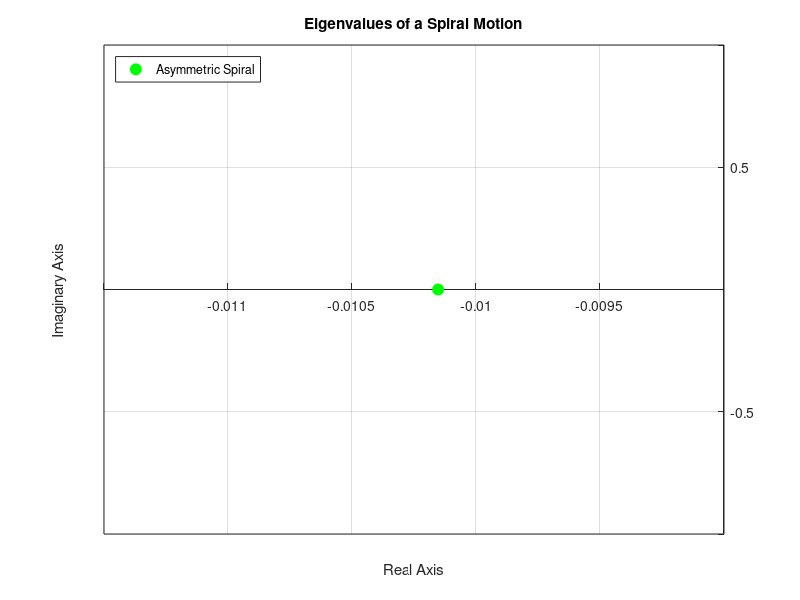
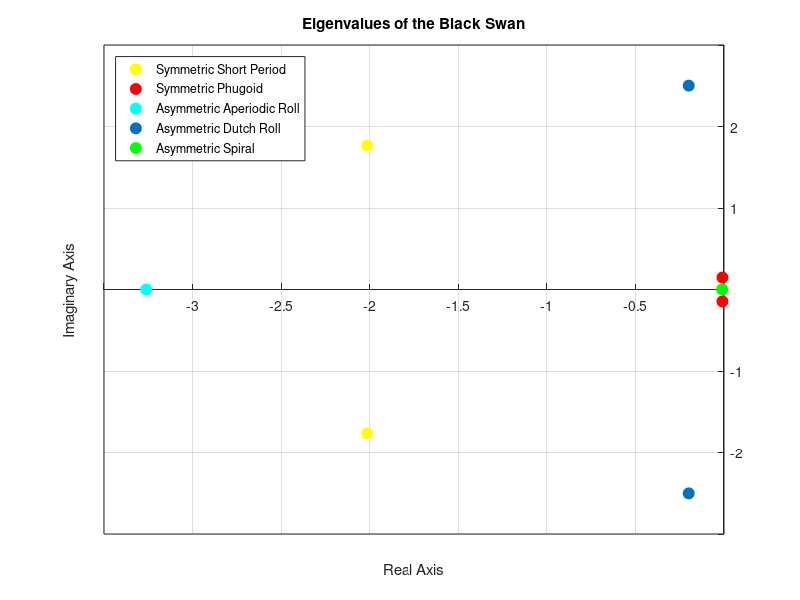

Recreate these plots in MATLAB, in order.
clc; clear all; % this is actually version 1
close all

%Sources used:
%Lectures Flight Dynamic// AE3212-I
%Airplane Design 1985, J.Roskam
%Flight Dynamics 2013, J.A. Mulder / W.H.J.J. van Staveren / J.C. van der Vaart / E. de Weerdt /
%C.C. de Visser / A.C. in �t Veld / E. Mooij

%%Inputs
%CRUISE CONDITIONS FOR ALL MANEUVERS 

% Ix = 55229.17/1.3; %Moment of inertia around x-axis [kg*m^2] ????
% Iy = Ix/2.; %Moment of inertia around y-axis [kg*m^2] ???? 4909
% Iz = 58139.42/1.3; %Moment of inertia around z-axis [kg*m^2] ????
% Ixz = 627.60; %Moment of inertia around xz-plane [kg*m^2] ????


Ix = 3111.17; %Moment of inertia around x-axis [kg*m^2] ????
Iy = 4169; %Moment of inertia around y-axis [kg*m^2] ???? 4909
Iz = 6452; %Moment of inertia around z-axis [kg*m^2] ????
Ixz = 400.60; %Moment of inertia around xz-plane [kg*m^2] ????
C_la= 4.7603; %Lift curve slope, taken from data sheet provided by Martin dCl/dalpha[1/rad]  ????
S= 9.52; %Wing surface area [m^2] ???? STAN
c= 1.036; %Mean aerodynamic chord [m] ???? STAN
b= 9.76; %Wing span [m]         % STAN ????
A = 10; %Aspect ratio [-]
g= 9.81; %Gravitational acceleration [m/s^2]
m = 1435. ;%mass [kg}
W = m*g; %Weight [N]
V = 92.6; %Cruise velocity  [m/s] 
C_L = 0.35;% Lift coefficient at 0 deg AoA and -2 deg incidence [-]
rho = 0.966632; %Density at 5000m altitude [kg/m^3]
C_D = 0.0294; %Drag coefficient of the aircraft [-]
T_p = 180000.; %Thrust of the propuslive system [N] , as taken from Vlado
T_c = T_p/(0.5*rho*V^2*S); %Thrust coefficient of the propulsive system [-]
% T_c = -C_D
mu_c=m./(rho*S*c); %Dimesional parameter for symmetric motion 
mu_b=m./(rho*S*b); %Dimesional parameter for asymmetric motion 
Kx2 = (Ix/(rho*S*b^3))/mu_b; % Non-dimesional moment of inertia around x axis [kg*m^2]
Ky2 = (Iy/(rho*S*c^3))/mu_c; % Non-dimenstional moment of inertia around y axis [kg*m^2]
Kz2 = (Iz/(rho*S*b^3))/mu_b; %Non-dimensional moment of inertia around z axis [kg*m^2]
Kxz = (Ixz/(rho*S*b^3))/mu_b;%Non-dimensional moment of inertia around in the xz plane [kg*m^2]
e = 0.82; %Assumed oswald efficiency factor
H = 2400; %Cruise altitude [m]
de_da = 0.372; %Total downwash gradient [-]
Sh = 2.3347; %Surface area of horizontal tail [m^2]
lh = 4.3; %Distance between the aerodynamic center of the wing and the aerodynamic center of the horizontal tail [m]
Vh_V = sqrt(0.85); % Velocity ratio of horizontal tail to wing [-]
C_nha = 5.69; %Lift curve slope of horizontal tail, extrapolated from data by Martin [-]

% % % % % % Derivatives for symmetric flight
% % % % % alpha_0 = 1.03*pi/180;
% % % % % i_p = -0.57*pi/180;
% % % % % C_x0 = -C_D + T_c; %Coefficient of X-force in X-direction in equilibrium condition
% % % % % C_z0 = -C_L - C_D*(alpha_0 + i_p); %Coefficient of Z-force in Z-direction in equilibrium condition
% % % % % C_xu = -0.001; %-0.0279; % Derivative of coefficient of X-force in X-direction with respect to velocity
% % % % % C_zu =  -2.*C_L + C_D*(-(alpha_0 + i_p)); %-0.3762;% Derivative of coefficient of Z-force in Z-direction with respect to velocity
% % % % % C_mu = 0.0;%0.0699; % Derivative of the pitching moment coefficient with respect to velocity
% % % % % C_xa =  C_L*(1-(2.*C_la)/(pi*A*e)); %-0.4797; % Derivative of coefficient of X-force in X-direction with respect to angle of attack
% % % % % C_za = -C_la - C_D; %-5.7434;% Derivative of coefficient of Z-force in Z-direction with respect to angle of attack
% % % % % C_ma =  -0.37; %-0.66-0.5626; % Derivative of the pitching moment coefficient with respect to angle of attack, from data by Martin
% % % % % C_zq = -2.*C_nha*Vh_V^2*(Sh*lh)/(S*c)  ; %-5.6629; % Derivative of coefficient of Z-force in Z-direction with respect to pitching velocity
% % % % % C_mq =   -1.15*C_nha*Vh_V^2*(Sh*lh^2)/(S*c^2); %-8.7941; % Derivative of the pitching moment coefficient with respect to pitching velocity
% % % % % C_zq = C_mq*1.03/(1.1*lh)
% % % % % C_zar = -0.2*de_da*Vh_V^2*(Sh*lh)/(S*c) ; %-0.0035; % Derivative of coefficient of Z-force in Z-direction with respect to the change in the angle of attack
% % % % % C_mar = -0.2*de_da*Vh_V^2*(Sh*lh^2)/(S*c^2) ; %0.1780; % Derivative of the pitching moment coefficient with respect to the change in the angle of attack




%Derivatives for symmetric flight
C_x0 = -C_D + T_c; %Coefficient of X-force in X-direction in equilibrium condition
C_z0 = -C_L; %Coefficient of Z-force in Z-direction in equilibrium condition
C_xu = -2.*C_D; %-0.0279; % Derivative of coefficient of X-force in X-direction with respect to velocity
C_zu =  -2.*C_L ; %-0.3762;% Derivative of coefficient of Z-force in Z-direction with respect to velocity
C_mu = 0.0;%0.0699; % Derivative of the pitching moment coefficient with respect to velocity
C_xa =  C_L*(1-(2.*C_la)/(pi*A*e)); %-0.4797; % Derivative of coefficient of X-force in X-direction with respect to angle of attack
C_za = -C_la - C_D; %-5.7434;% Derivative of coefficient of Z-force in Z-direction with respect to angle of attack
C_ma =  -0.37 ; %-0.5626; % Derivative of the pitching moment coefficient with respect to angle of attack, from data by Martin
C_zq = -2.*C_nha*Vh_V^2*(Sh*lh)/(S*c)  ; %-5.6629; % Derivative of coefficient of Z-force in Z-direction with respect to pitching velocity
C_mq =   -1.15*C_nha*Vh_V^2*(Sh*lh^2)/(S*c^2); %-8.7941; % Derivative of the pitching moment coefficient with respect to pitching velocity
C_zar = -0.2*de_da*Vh_V^2*(Sh*lh)/(S*c) ; %-0.0035; % Derivative of coefficient of Z-force in Z-direction with respect to the change in the angle of attack
C_mar = -0.2*de_da*Vh_V^2*(Sh*lh^2)/(S*c^2) ; %0.1780; % Derivative of the pitching moment coefficient with respect to the change in the angle of attack





%Derivatives for asymmetric flight
%Taken from cessna citation II as a reference aicraft with similar
%geometry,since 3D simulations required for correct derivatives
C_yb = -0.75; % Derivative of coefficient of the Y-force in Y-direction with resprect to the sideslip angle
C_lb = -0.1026;% Derivative of the rolling moment coefficient with respect to the sideslip angle
C_nb =  0.1348;% Derivative of the yawing moment coefficient with respect to the sideslip angle
C_nbr =  0.0; % Derivative of the yawing moment coefficient with respect to the change in the sideslip angle
C_yp = -0.0304;% Derivative of coefficient of the Y-force in Y-direction with resprect to the rolling velocity
C_lp = -0.7108;% Derivative of the rolling moment coefficient with respect to rolling velocity
C_np = -0.0602; % Derivative of the yawing moment coefficient with respect to the rolling velocity
C_yr = 0.8495; % Derivative of coefficient of the Y-force in Y-direction with resprect to the yawing velocity
C_lr = 0.2376; % Derivative of the rolling moment coefficient with respect to yawing velocity
C_nr = -0.2061;% Derivative of the yawing moment coefficient with respect to the yawing velocity



%Derivatives for asymmetric flight OUR VALUES
%Taken from cessna citation II as a reference aicraft with similar
%geometry,since 3D simulations required for correct derivatives
C_yb = -0.346; % Derivative of coefficient of the Y-force in Y-direction with resprect to the sideslip angle
C_lb = -0.12;% Derivative of the rolling moment coefficient with respect to the sideslip angle
C_nb =  0.105;% Derivative of the yawing moment coefficient with respect to the sideslip angle
C_nbr =  0.0; % Derivative of the yawing moment coefficient with respect to the change in the sideslip angle ??????
C_yp = -0.00504;% Derivative of coefficient of the Y-force in Y-direction with resprect to the rolling velocity
C_lp = -0.500;% Derivative of the rolling moment coefficient with respect to rolling velocity
C_np = -0.012; % Derivative of the yawing moment coefficient with respect to the rolling velocity
% C_yr = 0.8495; % Derivative of coefficient of the Y-force in Y-direction with resprect to the yawing velocity
C_lr = 0.057; % Derivative of the rolling moment coefficient with respect to yawing velocity
C_nr = -0.094;% Derivative of the yawing moment coefficient with respect to the yawing velocity


%%
disp("1: Short Period")
disp("2: Phugoid")
disp("3: Aperiodic Roll")
disp("4: Dutch Roll")
disp("5: Spiral")
prompt=input('Manuevre: ');

%% Short Oscillation
if prompt==1
    %slide 50
    disp('Short Period: ')
    short_period=[2*mu_c*Ky2*(2*mu_c-C_zar), -2*mu_c*Ky2*C_za-(2*mu_c+C_zq)*C_mar-(2*mu_c-C_zar)*C_mq,...
        C_za*C_mq-(2*mu_c+C_zq)*C_ma];
    root_short=roots(short_period);
    root_short=root_short*V/c;
    %Frequency, Period and Oscillations
    w0=sqrt(real(root_short(1)).^(2)+imag(root_short(1)).^(2))*V/c;
    big_zeta=-real(root_short(1))./sqrt(real(root_short(1)).^(2)+imag(root_short(1)).^(2));
    wn=w0*sqrt(1-big_zeta.^(2));
    P=2*pi./wn;
    T12=-0.693/real(root_short(1))*c/V;
    C12=-0.11*(imag(root_short(1))./real(root_short(1)));
    
    X1 = [real(root_short(1));real(root_short(2))];
    YMatrix1 = [imag(root_short(1)),imag(root_short(2))];
    figure1 = figure;
    axes1 = axes('Parent',figure1);
    hold(axes1,'on');
    plot(X1,YMatrix1,'DisplayName','Symmetric Short Period','MarkerFaceColor',[1 1 0],'MarkerEdgeColor',[1 1 0],...
    'MarkerSize',8,...
    'Marker','o',...
    'LineStyle','none',...
    'Color',[1 0 0]);
    xlabel('Real Axis');
    title('Eigenvalues of a Short Period Motion');
    ylabel('Imaginary Axis');
    box(axes1,'on');
    grid(axes1,'on');
    set(axes1,'XAxisLocation','origin','YAxisLocation','origin')
    legend1 = legend(axes1,'show');
    set(legend1,'Location','northwest');
    
    
end
%% Phugoid
if prompt==2
    disp('Phugoid: ')
    phugoid=[-4.*mu_c.^(2), 2.*mu_c.*C_xu, -C_zu.*C_z0];
    root_phugoid=roots(phugoid);
    root_phugoid=root_phugoid*V/c;
    %Frequency, Period and Oscillations
    w0=sqrt(real(root_phugoid(1)).^(2)+imag(root_phugoid(1)).^(2))*V/c;
    big_zeta=-real(root_phugoid(1))./sqrt(real(root_phugoid(1)).^(2)+imag(root_phugoid(1)).^(2));
    wn=w0*sqrt(1-big_zeta.^(2));
    P=2*pi./wn;
    T12=-0.693/real(root_phugoid(1))*c./V;
    C12=-0.11*(imag(root_phugoid(1))./real(root_phugoid(1)));
    
    X2 = [real(root_phugoid(1));real(root_phugoid(2))];
    YMatrix2 = [imag(root_phugoid(1)),imag(root_phugoid(2))];
    figure1 = figure;
    axes1 = axes('Parent',figure1);
    hold(axes1,'on');
    plot(X2,YMatrix2,'DisplayName','Symmetric Phugoid','MarkerFaceColor',[1 0 0],'MarkerSize',8,'Marker','o',...
    'LineStyle','none',...
    'Color',[1 0 0]); 
    xlabel('Real Axis');
    title('Eigenvalues of a Phugoid Motion');
    ylabel('Imaginary Axis');
    box(axes1,'on');
    grid(axes1,'on');
    set(axes1,'XAxisLocation','origin','YAxisLocation','origin')
    legend1 = legend(axes1,'show');
    set(legend1,'Location','northwest');
end
%% Aperiodic roll
if prompt==3
    disp('Aperiodic roll: ')
    aperiodic_roll=C_lp./(4*mu_b*Kx2);
    aperiodic_roll = aperiodic_roll*V./b;
    % Time for damp
    T12=-0.693./aperiodic_roll*b./V;
    
    X3 = [real(aperiodic_roll(1))];
    YMatrix3 = [0];
    figure1 = figure;
    axes1 = axes('Parent',figure1);
    hold(axes1,'on');
    plot(X3,YMatrix3,'DisplayName','Asymmetric Aperiodic Roll','MarkerFaceColor',[0 1 1],'MarkerEdgeColor',[0 1 1],...
    'MarkerSize',8,...
    'Marker','o',...
    'LineStyle','none',...
    'Color',[1 0 0]);
    xlabel('Real Axis');
    title('Eigenvalues of a Aperiodic Roll Motion');
    ylabel('Imaginary Axis');
    box(axes1,'on');
    grid(axes1,'on');
    set(axes1,'XAxisLocation','origin','YAxisLocation','origin')
    legend1 = legend(axes1,'show');
    set(legend1,'Location','northwest');
end
%% Dutch roll
if prompt==4
    disp('Dutch roll: ')
    dutch_roll=[8*mu_b.^(2)*Kz2, -2*mu_b*(C_nr+2*Kz2*C_yb), 4*mu_b*C_nb+C_yb*C_nr];
    root_dutch=roots(dutch_roll);
    root_dutch = root_dutch.*V./b;
    % Period, Frequency Time damping
    w0=sqrt(real(root_dutch(1)).^(2)+imag(root_dutch(1)).^(2))*V/c;
    big_zeta=-real(root_dutch(1))./sqrt(real(root_dutch(1)).^(2)+imag(root_dutch(1)).^(2));
    wn=w0*sqrt(1-big_zeta.^(2));
    P=2*pi./wn;
    T12=-0.693/real(root_dutch(1))*b/V;
    C12=-0.11*(imag(root_dutch(1))./real(root_dutch(1))); 
    
    X4 = [real(root_dutch(1));real(root_dutch(2))];
    YMatrix4 = [imag(root_dutch(1)),imag(root_dutch(2))];
    figure1 = figure;
    axes1 = axes('Parent',figure1);
    hold(axes1,'on');
    plot(X4,YMatrix4,'DisplayName','Asymmetric Dutch Roll','MarkerFaceColor',[0 0.447058826684952 0.74117648601532],...
    'MarkerEdgeColor',[0 0.447058826684952 0.74117648601532],...
    'MarkerSize',8,...
    'Marker','o',...
    'LineStyle','none',...
    'Color',[1 0 0]);
    xlabel('Real Axis');
    title('Eigenvalues of a Dutch Roll Motion');
    ylabel('Imaginary Axis');
    box(axes1,'on');
    grid(axes1,'on');
    set(axes1,'XAxisLocation','origin','YAxisLocation','origin')
    legend1 = legend(axes1,'show');
    set(legend1,'Location','northwest');
end
%% Spiral 
if prompt==5
    disp('Spiral eigenvalue: ')
    root_spiral=(2*C_L*(C_lb*C_nr-C_nb*C_lr))./(C_lp*(C_yb*C_nr+4*mu_b*C_nb)-C_np*(C_yb*C_lr+4*mu_b*C_lb));
    root_spiral = root_spiral*V./b;
    disp('Spiral Numerator >0 is convergence');  
    (2*C_L*(C_lb*C_nr-C_nb*C_lr));
    disp('Numerator negative,spiral is unstable');
    % Time damping period
    T12=abs(-0.693/real(root_spiral)*b/V);
    
    X5 = [real(root_spiral(1))];
    YMatrix5 = [0];
    figure1 = figure;
    axes1 = axes('Parent',figure1);
    hold(axes1,'on');
    plot(X5,YMatrix5,'DisplayName','Asymmetric Spiral','MarkerFaceColor',[0 1 0],'MarkerEdgeColor',[0 1 0],...
    'MarkerSize',8,...
    'Marker','o',...
    'LineStyle','none',...
    'Color',[1 0 0]);
    xlabel('Real Axis');
    title('Eigenvalues of a Spiral Motion');
    ylabel('Imaginary Axis');
    box(axes1,'on');
    grid(axes1,'on');
    set(axes1,'XAxisLocation','origin','YAxisLocation','origin')
    legend1 = legend(axes1,'show');
    set(legend1,'Location','northwest');
end

%PLOT ALL MOTIONS ON A SINGLE
%GRAPH-----------------------------------------------------------------------------------------------
short_period=[2*mu_c*Ky2*(2*mu_c-C_zar), -2*mu_c*Ky2*C_za-(2*mu_c+C_zq)*C_mar-(2*mu_c-C_zar)*C_mq,...
    C_za*C_mq-(2*mu_c+C_zq)*C_ma];
root_short=roots(short_period);
root_short=root_short*V/c;

phugoid=[-4.*mu_c.^(2), 2.*mu_c.*C_xu, -C_zu.*C_z0];
root_phugoid=roots(phugoid);
root_phugoid=root_phugoid*V/c;

aperiodic_roll=C_lp./(4*mu_b*Kx2);
aperiodic_roll = aperiodic_roll*V./b;

dutch_roll=[8*mu_b.^(2)*Kz2, -2*mu_b*(C_nr+2*Kz2*C_yb), 4*mu_b*C_nb+C_yb*C_nr];
root_dutch=roots(dutch_roll);
root_dutch = root_dutch.*V./b;

root_spiral=(2*C_L*(C_lb*C_nr-C_nb*C_lr))./(C_lp*(C_yb*C_nr+4*mu_b*C_nb)-C_np*(C_yb*C_lr+4*mu_b*C_lb));
root_spiral = root_spiral*V./b;

X1 = [real(root_short(1));real(root_short(2))];
YMatrix1 = [imag(root_short(1)),imag(root_short(2))];
X2 = [real(root_phugoid(1));real(root_phugoid(2))];
YMatrix2 = [imag(root_phugoid(1)),imag(root_phugoid(2))];
X3 = [real(aperiodic_roll(1))];
YMatrix3 = [0];
X4 = [real(root_dutch(1));real(root_dutch(2))];
YMatrix4 = [imag(root_dutch(1)),imag(root_dutch(2))];
X5 = [real(root_spiral(1))];
YMatrix5 = [0];

figure1 = figure('Color',[1 1 1]);
axes1 = axes('Parent',figure1);
hold(axes1,'on');

plot(X1,YMatrix1,'DisplayName','Symmetric Short Period','MarkerFaceColor',[1 1 0],'MarkerEdgeColor',[1 1 0],...
    'MarkerSize',8,...
    'Marker','o',...
    'LineStyle','none',...
    'Color',[1 0 0]); hold on;
plot(X2,YMatrix2,'DisplayName','Symmetric Phugoid','MarkerFaceColor',[1 0 0],'MarkerSize',8,'Marker','o',...
    'LineStyle','none',...
    'Color',[1 0 0]); hold on;
plot(X3,YMatrix3,'DisplayName','Asymmetric Aperiodic Roll','MarkerFaceColor',[0 1 1],'MarkerEdgeColor',[0 1 1],...
    'MarkerSize',8,...
    'Marker','o',...
    'LineStyle','none',...
    'Color',[1 0 0]); hold on;
plot(X4,YMatrix4,'DisplayName','Asymmetric Dutch Roll','MarkerFaceColor',[0 0.447058826684952 0.74117648601532],...
    'MarkerEdgeColor',[0 0.447058826684952 0.74117648601532],...
    'MarkerSize',8,...
    'Marker','o',...
    'LineStyle','none',...
    'Color',[1 0 0]); hold on;
plot(X5,YMatrix5,'DisplayName','Asymmetric Spiral','MarkerFaceColor',[0 1 0],'MarkerEdgeColor',[0 1 0],...
    'MarkerSize',8,...
    'Marker','o',...
    'LineStyle','none',...
    'Color',[1 0 0]);

xlabel('Real Axis');
title('Eigenvalues of the Black Swan');
ylabel('Imaginary Axis');
box(axes1,'on');
grid(axes1,'on');
set(axes1,'XAxisLocation','origin','YAxisLocation','origin')
legend1 = legend(axes1,'show');
set(legend1,'Location','northwest');
%----------------------------------------------------------------------------------------------------------------





